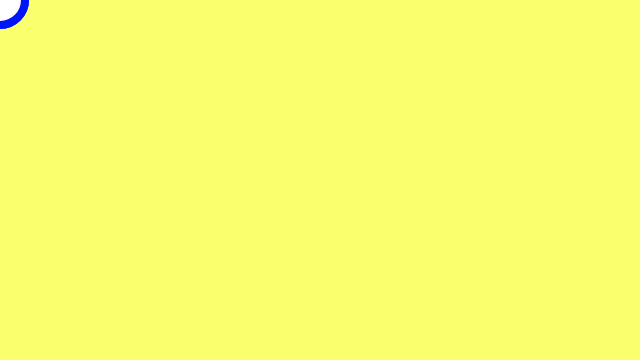
Frame 1 (no input)
Frame 60 (no input): identical to frame 1, image omitted
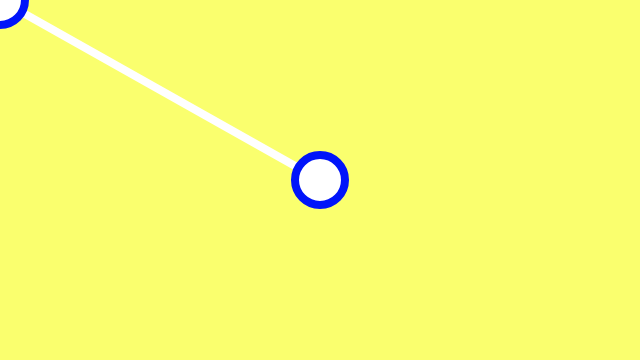
Frame 120 (the mouse pressed at the canvas centre since frame 60)

The p5.js sketch that drew these frames (run headless with seeded random() and noise() and a simulated clock; from frame 60 on, the mouse is pressed at the canvas centre):

// p5.js sketch
// ── sketch.js
// remember where the ball is
var ballX = 0;
var ballY = 0;

function setup() {
	// create a place to draw
	createCanvas(640, 360);
}

function draw() {
	/////// first way start
	// // clear the background
	// background(150, 150, 50);
	// if (mouseIsPressed) {
	// 	// down or clicked
	// 	ellipse(ballX, ballY, 50, 50);
	// } else {
	// 	// up or not pressed
	// 	ellipse(mouseX, mouseY, 50, 50);
	// 	ballX = mouseX;
	// 	ballY = mouseY;
	// }
	//////////// first way end

	//// second way start
	background(250, 550, 110);
	if (mouseIsPressed === false) {
		ballX = mouseX;
		ballY = mouseY;
	}
	stroke(255, 255, 255);
	strokeWeight(8);
	line(mouseX, mouseY, ballX, ballY);

	fill(255, 255, 255);
	stroke(0, 20, 250);
	ellipse (ballX, ballY, 50, 50);
	ellipse (mouseX, mouseY, 50, 50);


  //// second way end

}
